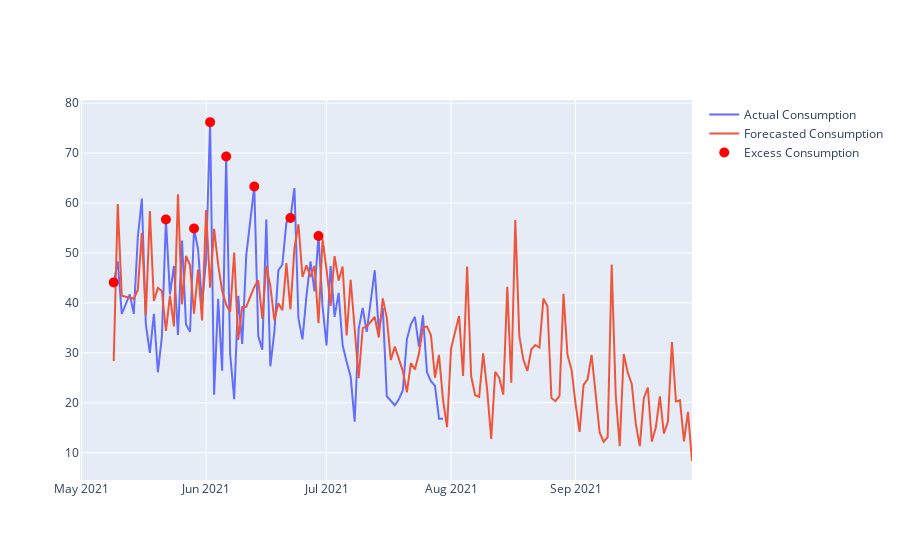

Notebook cell for this chart:
### Code cell
fig = go.Figure()
fig.add_trace(go.Scatter(x=df_all['Date'], y=df_all['Total_Consumption'],
                    mode='lines',
                    name='Actual Consumption'))
fig.add_trace(go.Scatter(x=df_all['Date'], y=df_all['Predicted_Consumption'],
                    mode='lines',
                    name='Forecasted Consumption'))
fig.add_trace(go.Scatter(x=df_anoms['Date'], y=df_anoms['Total_Consumption'],
                    mode='markers',
                    name='Excess Consumption'))
fig.update_traces(marker=dict(size=5, 
                              line=dict(width=5,
                                        color='red')))

### Figure 1 — Plotly figure (JSON) as saved in the notebook; plotly's stock layout.template omitted (floating-point values rounded to 4 significant figures; data arrays with more than 128 entries replaced by an {"elided": "..."} marker saying what was removed)
{"data": [{"marker": {"line": {"color": "red", "width": 5}, "size": 5}, "mode": "lines", "name": "Actual Consumption", "type": "scatter", "x": {"elided": "142 str values"}, "y": {"elided": "142 float values"}}, {"marker": {"line": {"color": "red", "width": 5}, "size": 5}, "mode": "lines", "name": "Forecasted Consumption", "type": "scatter", "x": {"elided": "142 str values"}, "y": {"elided": "142 float values"}}, {"marker": {"line": {"color": "red", "width": 5}, "size": 5}, "mode": "markers", "name": "Excess Consumption", "type": "scatter", "x": ["2021-05-09T00:00:00", "2021-05-22T00:00:00", "2021-05-29T00:00:00", "2021-06-02T00:00:00", "2021-06-06T00:00:00", "2021-06-13T00:00:00", "2021-06-22T00:00:00", "2021-06-29T00:00:00"], "y": [44.1, 56.7, 54.9, 76.2, 69.3, 63.3, 57, 53.4]}], "layout": {}}
